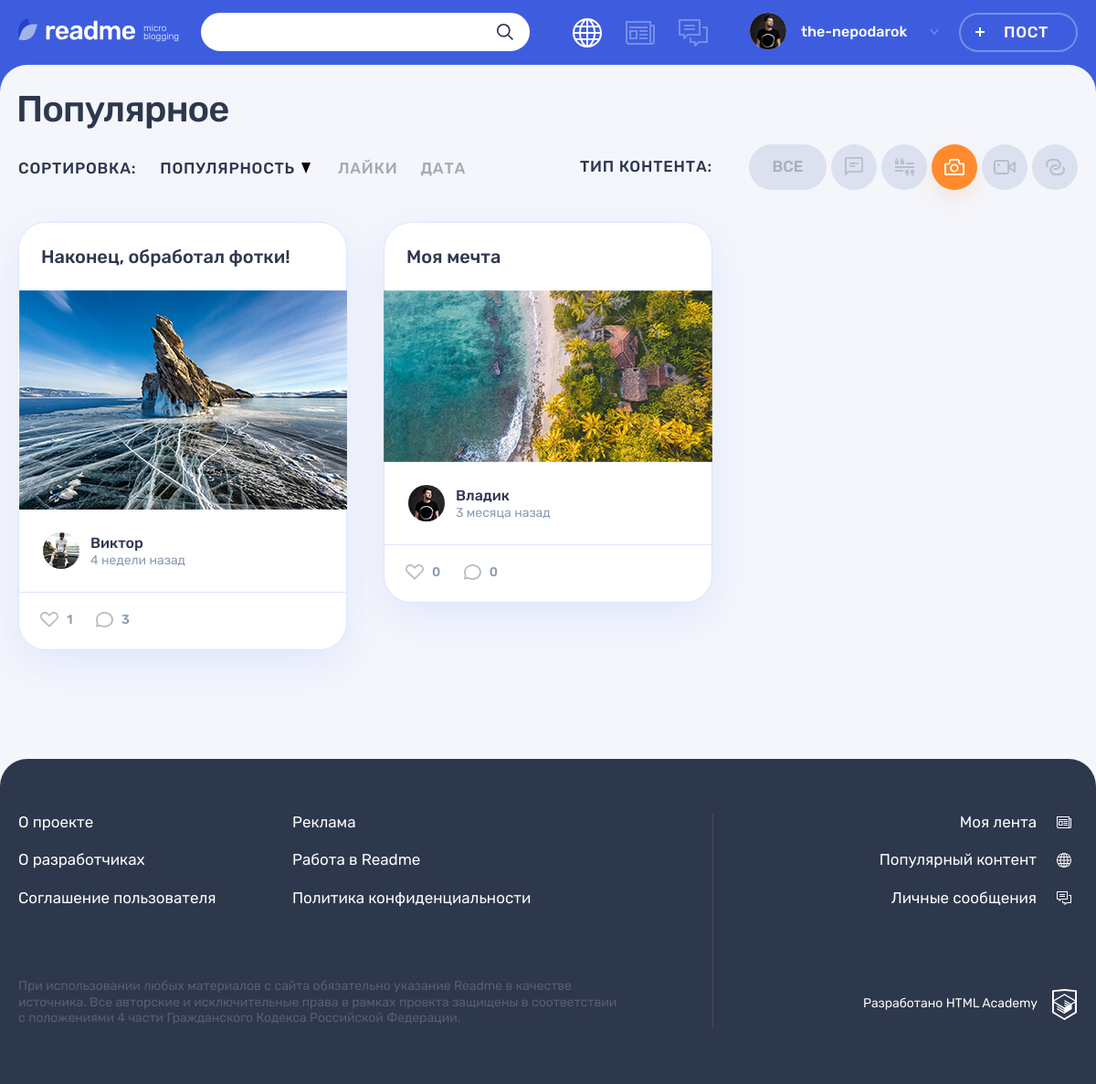
Page /?sort_by=view_count&type_id=3 on the committed database.
### tables this page shows
CREATE TABLE content_type
(
  id               TINYINT AUTO_INCREMENT PRIMARY KEY,
  type_name        VARCHAR(20) UNIQUE COMMENT 'название типа',
  type_val         VARCHAR(16) UNIQUE COMMENT 'класс иконки типа',
  type_icon_width  TINYINT COMMENT 'ширина иконки',
  type_icon_height TINYINT COMMENT 'высота иконки'
) COMMENT 'типы постов';

CREATE TABLE post
(
  id                INT AUTO_INCREMENT PRIMARY KEY,
  create_dt         DATETIME DEFAULT CURRENT_TIMESTAMP,
  post_header       VARCHAR(128) COMMENT 'заголовок поста',
  text_content      TEXT,
  quote_origin      VARCHAR(128) COMMENT 'автор/источник цитаты',
  photo_content     VARCHAR(255),
  video_content     VARCHAR(255) COMMENT 'ссылка на видео на YouTube',
  link_text_content VARCHAR(255) COMMENT 'ссылка на сторонний ресурс',
  view_count        INT      DEFAULT 0 COMMENT 'кол-во просмотров',
  user_id           INT,
  is_repost         TINYINT  DEFAULT 0 COMMENT 'является ли репостом',
  origin_post_id    INT COMMENT 'ссылка на оригинальный пост при репосте',
  content_type_id   TINYINT,
  FOREIGN KEY (user_id) REFERENCES user (id),
  FOREIGN KEY (content_type_id) REFERENCES content_type (id),
  INDEX (user_id) COMMENT 'индекс для поиска по пользователям',
  INDEX (content_type_id) COMMENT 'индекс для поиска по типу',
  INDEX (view_count) COMMENT 'индекс для поиска по просмотрам',
  INDEX (is_repost) COMMENT 'индекс для поиска по репостам'
) COMMENT 'таблица постов';

CREATE TABLE user
(
  id            INT AUTO_INCREMENT PRIMARY KEY,
  user_reg_dt   DATETIME DEFAULT CURRENT_TIMESTAMP,
  user_email    VARCHAR(128) NOT NULL UNIQUE,
  user_name     VARCHAR(64)  NOT NULL COMMENT 'имя пользователя',
  user_password CHAR(255)    NOT NULL,
  user_avatar   VARCHAR(255)
) COMMENT 'таблица зарегистрированных пользователей';

### helpers.php (called while the page is built, shortened)
<?php
function get_noun_plural_form(int $number, string $one, string $two, string $many): string
{
    $number = (int)$number;
    $mod10 = $number % 10;
    $mod100 = $number % 100;
    switch (true) {
        case ($mod10 >= 2 && $mod10 <= 4):
            return $two;
    }
}
function include_template($name, array $data = [])
{
    $name = 'templates/' . $name;
    extract($data);
    require $name;
    $result = ob_get_clean();
    return $result;
}

### utils.php (called while the page is built, shortened)
<?php
function get_title_date($date)
{
    $date = strtotime($date);
    return date('d.m.Y H:i', $date);
}
function format_date($date)
{
    $post_date = date_create($date);
    $current_date = date_create('now');
    $diff = date_diff($current_date, $post_date);
    $result = '';
    if ($diff->invert === 0) {
        $result = 'Дата ещё не наступила!';
    } else {
        $minutes_in_hour = 60;
        $hours_in_day = 24;
        $minutes = $diff->i;
        $hours = $diff->h;
        $days = $diff->days;
        if ($days === 0) {
            if ($minutes >= $minutes_in_hour / 2) {
                $hours++;
            }
            $result = $hours ?
                $hours . ' час' . get_noun_plural_form($hours, '', 'а', 'ов')
                :
                $minutes . ' минут' . get_noun_plural_form($minutes, 'у', 'ы', '');
        } else {
            $days_in_week = 7;
            $days_in_month = 30;
            $days_in_year = 365;
            $five_weeks = 35;
            $years = $diff->y;
            if ($hours >= $hours_in_day / 2) {
                $days++;
            }
            if ($days < $days_in_week) {
                $result = $days . ' ' . get_noun_plural_form($days, 'день', 'дня', 'дней');
            } elseif ($days < $five_weeks) {
                $weeks = round($days / $days_in_week);
                $result = $weeks . ' недел' . get_noun_plural_form($weeks, 'ю', 'и', 'ь');
            } elseif ($days < $days_in_year) {
                $months = round($days / $days_in_month);
                $result = $months . ' месяц' . get_noun_plural_form($months, '', 'а', 'ев');
            } elseif ($years) {
                $years = ($days >= $days_in_year / 2) ? $years++ : $years;
                $result = $years . ' ' . get_noun_plural_form($years, 'год', 'года', 'лет');
            }
        }
    }
    return $result;
}
function get_data_from_db(mysqli $src_db, string $query, string $mode = 'all')
{
    $result = mysqli_query($src_db, $query);
    switch ($mode) {
        case 'all':
            $data = mysqli_fetch_all($result, MYSQLI_ASSOC);
            break;
    }
    return $data;
}

### templates/main.php (the view, shortened to what this page needs)
<section class="page__main page__main--popular">
    <div class="container">
        <h1 class="page__title page__title--popular">Популярное</h1>
    </div>
    <div class="popular container">
        <div class="popular__filters-wrapper">
            <div class="popular__sorting sorting">
                <b class="popular__sorting-caption sorting__caption">Сортировка:</b>
                <ul class="popular__sorting-list sorting__list">
                    <li class="sorting__item sorting__item--popular">
                        <a class="sorting__link<?= $sort_by === 'view_count' ? ' sorting__link--active' : ''; ?>" href="?sort_by=view_count<?= $type_filter_url; ?>">
                            <span>Популярность</span>
                            <svg class="sorting__icon" width="10" height="12">
                                <use xlink:href="#icon-sort"></use>
                            </svg>
                        </a>
                    </li>
                    <li class="sorting__item">
                        <a class="sorting__link <?= $sort_by === 'like_count' ? 'sorting__link--active' : ''; ?>" href="?sort_by=like_count<?= $type_filter_url; ?>">
                            <span>Лайки</span>
                        </a>
                    </li>
                    <li class="sorting__item">
                        <a class="sorting__link <?= $sort_by === 'create_dt' ? 'sorting__link--active' : ''; ?>" href="?sort_by=create_dt<?= $type_filter_url; ?>">
                            <span>Дата</span>
                        </a>
                    </li>
                </ul>
            </div>
            <div class="popular__filters filters">
                <b class="popular__filters-caption filters__caption">Тип контента:</b>
                <ul class="popular__filters-list filters__list">
                    <li class="popular__filters-item popular__filters-item--all filters__item filters__item--all">
                        <a class="filters__button filters__button--ellipse filters__button--all<?= $type_id === 0 ? ' filters__button--active' : ''; ?>" href="?sort_by=<?= $sort_by; ?>">
                            <span>Все</span>
                        </a>
                    </li>
                    <?php if ($content_types ?? false):
                              foreach ($content_types as $type): ?>
                    <li class="popular__filters-item filters__item">
                        <a class="filters__button<?= $type_id === $type['id'] ? ' filters__button--active' : ''; ?> filters__button--<?= $type['type_val']; ?> button" href="?<?= 'sort_by=' . $sort_by . '&type_id=' . $type['id']; ?>">
                            <svg class="filters__icon" width="<?= $type['type_icon_width']; ?>" height="<?= $type['type_icon_height']; ?>">
                                <use xlink:href="#icon-filter-<?= $type['type_val']; ?>"></use>
                            </svg>
                        </a>
                    </li>
                    <?php
                              endforeach;
                          endif;
                    ?>
                </ul>
            </div>
        </div>
        <div class="popular__posts">
        <?php if ($posts ?? false): ?>
            <?php foreach ($posts as $post): ?>
            <article class="popular__post post post-<?= $post['type_val']; ?>">
                <header class="post__header">
                    <h2>
                        <a href="post.php?post_id=<?= $post['id']; ?>">
                            <?= $post['post_header']; ?>
                        </a>
                    </h2>
                </header>
                <div class="post__main">
                <?php switch ($post['type_val']):
                        case 'quote': ?>
                        <?php case 'photo': ?>
                <div class="post-photo__image-wrapper">
                    <img src="img/<?= $post['photo_content']; ?>" alt="Фото от пользователя" width="360" height="240">
                </div>
                        <?php break; ?>
                <?php
                endswitch;
                ?>
                </div>
                <footer class="post__footer">
                    <div class="post__author">
                        <a class="post__author-link" href="#" title="Автор">
                            <div class="post__avatar-wrapper">
                                <?php if ($post['user_avatar']): ?>
                                <img class="post__author-avatar" src="img/<?= $post['user_avatar']; ?>" alt="Аватар пользователя">
                                <?php endif; ?>
                            </div>
                            <div class="post__info">
                                <b class="post__author-name">
                                    <?= $post['user_name']; ?>
                                </b>
                                <?php $pd = $post['create_dt'];  ?>
                                <time class="post__time" title="<?= get_title_date($pd); ?>" datetime="<?= $pd; ?>"><?= format_date($pd); ?> назад</time>
                            </div>
                        </a>
                    </div>
                    <div class="post__indicators">
                        <div class="post__buttons">
                            <a class="post__indicator post__indicator--likes button" href="#" title="Лайк">
                                <svg class="post__indicator-icon" width="20" height="17">
                                    <use xlink:href="#icon-heart"></use>
                                </svg>
                                <span><?= $post['like_count']; ?></span>
                            </a>
                            <a class="post__indicator post__indicator--comments button" href="#" title="Комментарии">
                                <svg class="post__indicator-icon" width="19" height="17">
                                    <use xlink:href="#icon-comment"></use>
                                </svg>
                                <span><?= $post['comment_count']; ?></span>
                            </a>
                        </div>
                    </div>
                </footer>
            </article>
            <?php endforeach; ?>
        <?php else: ?>
            <div>
                <p>Записей нет!</p>
            </div>
        <?php endif; ?>
        </div>
    </div>
</section>

### rows in the picture
content_type: type_icon_width 20 (drawn)
content_type: type_icon_width 21 (drawn)
content_type: type_icon_width 22 (drawn)
content_type: type_icon_width 24 (drawn)
content_type: type_icon_width 21 (drawn)
post: post_header "Наконец, обработал фотки!", photo_content (picture), user.user_avatar (picture), user.user_name "Виктор", create_dt "4 недели", like_count "1", comment_count "3"
post: post_header "Моя мечта", photo_content (picture), user.user_avatar (picture), user.user_name "Владик", create_dt "3 месяца", like_count "0", comment_count "0"

### other values in the picture
$user_name "the-nepodarok"
